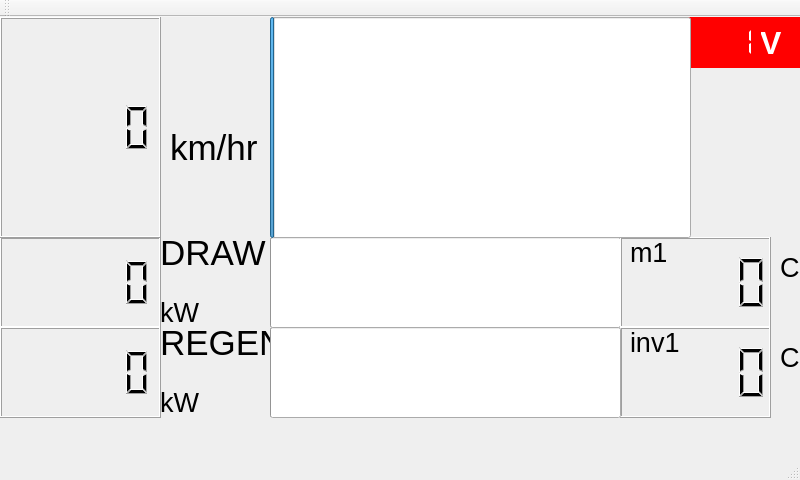
<?xml version="1.0" encoding="UTF-8"?>
<ui version="4.0">
 <class>MainWindow</class>
 <widget class="QMainWindow" name="MainWindow">
  <property name="geometry">
   <rect>
    <x>0</x>
    <y>0</y>
    <width>800</width>
    <height>480</height>
   </rect>
  </property>
  <property name="windowTitle">
   <string>MainWindow</string>
  </property>
  <widget class="QWidget" name="centralWidget">
   <widget class="QLCDNumber" name="DRAW">
    <property name="geometry">
     <rect>
      <x>0</x>
      <y>220</y>
      <width>161</width>
      <height>91</height>
     </rect>
    </property>
    <property name="smallDecimalPoint">
     <bool>true</bool>
    </property>
    <property name="digitCount">
     <number>5</number>
    </property>
   </widget>
   <widget class="QProgressBar" name="DRAWBAR">
    <property name="geometry">
     <rect>
      <x>270</x>
      <y>220</y>
      <width>351</width>
      <height>91</height>
     </rect>
    </property>
    <property name="maximum">
     <number>100</number>
    </property>
    <property name="value">
     <number>0</number>
    </property>
    <property name="textVisible">
     <bool>false</bool>
    </property>
   </widget>
   <widget class="QLCDNumber" name="REGEN">
    <property name="geometry">
     <rect>
      <x>0</x>
      <y>310</y>
      <width>161</width>
      <height>91</height>
     </rect>
    </property>
    <property name="smallDecimalPoint">
     <bool>true</bool>
    </property>
    <property name="digitCount">
     <number>5</number>
    </property>
    <property name="segmentStyle">
     <enum>QLCDNumber::Filled</enum>
    </property>
   </widget>
   <widget class="QLabel" name="label_2">
    <property name="geometry">
     <rect>
      <x>160</x>
      <y>220</y>
      <width>111</width>
      <height>31</height>
     </rect>
    </property>
    <property name="font">
     <font>
      <pointsize>26</pointsize>
     </font>
    </property>
    <property name="text">
     <string>DRAW</string>
    </property>
   </widget>
   <widget class="QLCDNumber" name="batInd">
    <property name="geometry">
     <rect>
      <x>680</x>
      <y>0</y>
      <width>81</width>
      <height>51</height>
     </rect>
    </property>
    <property name="styleSheet">
     <string notr="true">font: 75 10pt &quot;PibotoLt&quot;;
background-color: rgb(255, 0, 0);
color: rgb(255, 255, 255);</string>
    </property>
    <property name="lineWidth">
     <number>0</number>
    </property>
    <property name="midLineWidth">
     <number>0</number>
    </property>
    <property name="smallDecimalPoint">
     <bool>true</bool>
    </property>
    <property name="digitCount">
     <number>4</number>
    </property>
    <property name="segmentStyle">
     <enum>QLCDNumber::Flat</enum>
    </property>
    <property name="value" stdset="0">
     <double>0.700000000000000</double>
    </property>
    <property name="intValue" stdset="0">
     <number>1</number>
    </property>
   </widget>
   <widget class="QLabel" name="label_4">
    <property name="geometry">
     <rect>
      <x>160</x>
      <y>310</y>
      <width>111</width>
      <height>31</height>
     </rect>
    </property>
    <property name="font">
     <font>
      <pointsize>26</pointsize>
     </font>
    </property>
    <property name="text">
     <string>REGEN</string>
    </property>
   </widget>
   <widget class="QLabel" name="label_5">
    <property name="geometry">
     <rect>
      <x>760</x>
      <y>0</y>
      <width>41</width>
      <height>51</height>
     </rect>
    </property>
    <property name="font">
     <font>
      <pointsize>24</pointsize>
      <weight>75</weight>
      <bold>true</bold>
     </font>
    </property>
    <property name="styleSheet">
     <string notr="true">color: rgb(255, 255, 255);
border-color: rgb(0, 0, 0);
background-color: rgb(255, 0, 0);</string>
    </property>
    <property name="text">
     <string>V</string>
    </property>
   </widget>
   <widget class="QLCDNumber" name="M1TEMP">
    <property name="geometry">
     <rect>
      <x>620</x>
      <y>220</y>
      <width>151</width>
      <height>91</height>
     </rect>
    </property>
    <property name="smallDecimalPoint">
     <bool>false</bool>
    </property>
    <property name="digitCount">
     <number>5</number>
    </property>
   </widget>
   <widget class="QLCDNumber" name="INV1TEMP">
    <property name="geometry">
     <rect>
      <x>620</x>
      <y>310</y>
      <width>151</width>
      <height>91</height>
     </rect>
    </property>
   </widget>
   <widget class="QLCDNumber" name="SPD">
    <property name="geometry">
     <rect>
      <x>0</x>
      <y>0</y>
      <width>161</width>
      <height>221</height>
     </rect>
    </property>
    <property name="smallDecimalPoint">
     <bool>true</bool>
    </property>
    <property name="digitCount">
     <number>5</number>
    </property>
   </widget>
   <widget class="QProgressBar" name="SPDBAR">
    <property name="geometry">
     <rect>
      <x>270</x>
      <y>0</y>
      <width>421</width>
      <height>221</height>
     </rect>
    </property>
    <property name="value">
     <number>1</number>
    </property>
    <property name="textVisible">
     <bool>false</bool>
    </property>
   </widget>
   <widget class="QLabel" name="label">
    <property name="geometry">
     <rect>
      <x>160</x>
      <y>280</y>
      <width>101</width>
      <height>31</height>
     </rect>
    </property>
    <property name="font">
     <font>
      <pointsize>20</pointsize>
     </font>
    </property>
    <property name="text">
     <string>kW</string>
    </property>
   </widget>
   <widget class="QLabel" name="label_3">
    <property name="geometry">
     <rect>
      <x>160</x>
      <y>370</y>
      <width>101</width>
      <height>31</height>
     </rect>
    </property>
    <property name="font">
     <font>
      <pointsize>20</pointsize>
     </font>
    </property>
    <property name="text">
     <string>kW</string>
    </property>
   </widget>
   <widget class="QLabel" name="label_6">
    <property name="geometry">
     <rect>
      <x>170</x>
      <y>40</y>
      <width>101</width>
      <height>181</height>
     </rect>
    </property>
    <property name="font">
     <font>
      <pointsize>26</pointsize>
     </font>
    </property>
    <property name="text">
     <string>km/hr</string>
    </property>
   </widget>
   <widget class="QLabel" name="label_7">
    <property name="geometry">
     <rect>
      <x>630</x>
      <y>220</y>
      <width>91</width>
      <height>31</height>
     </rect>
    </property>
    <property name="font">
     <font>
      <pointsize>20</pointsize>
     </font>
    </property>
    <property name="text">
     <string>m1</string>
    </property>
   </widget>
   <widget class="QLabel" name="label_8">
    <property name="geometry">
     <rect>
      <x>630</x>
      <y>310</y>
      <width>91</width>
      <height>31</height>
     </rect>
    </property>
    <property name="font">
     <font>
      <pointsize>20</pointsize>
     </font>
    </property>
    <property name="text">
     <string>inv1</string>
    </property>
   </widget>
   <widget class="QLabel" name="label_9">
    <property name="geometry">
     <rect>
      <x>780</x>
      <y>220</y>
      <width>21</width>
      <height>61</height>
     </rect>
    </property>
    <property name="font">
     <font>
      <pointsize>20</pointsize>
     </font>
    </property>
    <property name="text">
     <string>C</string>
    </property>
   </widget>
   <widget class="QLabel" name="label_10">
    <property name="geometry">
     <rect>
      <x>780</x>
      <y>310</y>
      <width>21</width>
      <height>61</height>
     </rect>
    </property>
    <property name="font">
     <font>
      <pointsize>20</pointsize>
     </font>
    </property>
    <property name="text">
     <string>C</string>
    </property>
   </widget>
   <widget class="QProgressBar" name="REGENBAR">
    <property name="geometry">
     <rect>
      <x>270</x>
      <y>310</y>
      <width>351</width>
      <height>91</height>
     </rect>
    </property>
    <property name="maximum">
     <number>100</number>
    </property>
    <property name="value">
     <number>0</number>
    </property>
    <property name="textVisible">
     <bool>false</bool>
    </property>
   </widget>
   <zorder>label_5</zorder>
   <zorder>DRAW</zorder>
   <zorder>DRAWBAR</zorder>
   <zorder>REGEN</zorder>
   <zorder>label_2</zorder>
   <zorder>batInd</zorder>
   <zorder>label_4</zorder>
   <zorder>M1TEMP</zorder>
   <zorder>INV1TEMP</zorder>
   <zorder>SPD</zorder>
   <zorder>SPDBAR</zorder>
   <zorder>label</zorder>
   <zorder>label_3</zorder>
   <zorder>label_6</zorder>
   <zorder>label_7</zorder>
   <zorder>label_8</zorder>
   <zorder>label_9</zorder>
   <zorder>label_10</zorder>
   <zorder>REGENBAR</zorder>
  </widget>
  <widget class="QMenuBar" name="menuBar">
   <property name="geometry">
    <rect>
     <x>0</x>
     <y>0</y>
     <width>800</width>
     <height>21</height>
    </rect>
   </property>
  </widget>
  <widget class="QToolBar" name="mainToolBar">
   <attribute name="toolBarArea">
    <enum>TopToolBarArea</enum>
   </attribute>
   <attribute name="toolBarBreak">
    <bool>false</bool>
   </attribute>
  </widget>
  <widget class="QStatusBar" name="statusBar"/>
 </widget>
 <layoutdefault spacing="6" margin="11"/>
 <resources/>
 <connections/>
</ui>
